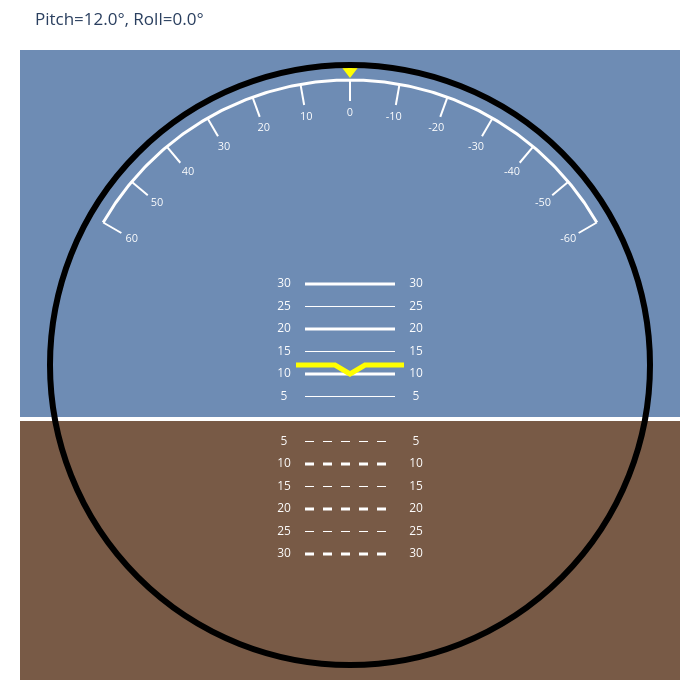

Source (notebook cell):
### Code cell
from north.plots.plot_inclination import inclination_gauge
fig3 = inclination_gauge(pitch, roll)
fig3.show()

### Figure 1 — Plotly figure (JSON) as saved in the notebook; plotly's stock layout.template omitted (floating-point values rounded to 4 significant figures; data arrays with more than 128 entries replaced by an {"elided": "..."} marker saying what was removed)
{"data": [{"fill": "toself", "fillcolor": "rgb(110,140,180)", "line": {"width": 0}, "mode": "lines", "showlegend": false, "x": {"elided": "204 float values"}, "y": {"elided": "204 float values"}, "type": "scatter"}, {"fill": "toself", "fillcolor": "rgb(120,90,70)", "line": {"width": 0}, "mode": "lines", "showlegend": false, "x": {"elided": "204 float values"}, "y": {"elided": "204 float values"}, "type": "scatter"}, {"line": {"color": "white", "width": 4}, "mode": "lines", "showlegend": false, "x": {"elided": "200 float values"}, "y": {"elided": "200 float values"}, "type": "scatter"}, {"line": {"color": "white", "dash": "dash", "width": 3}, "mode": "lines", "showlegend": false, "x": [-0.15, 0.15], "y": [-0.63, -0.63], "type": "scatter"}, {"mode": "text", "showlegend": false, "text": ["30", "30"], "textfont": {"color": "white", "size": 12}, "x": [-0.22, 0.22], "y": [-0.63, -0.63], "type": "scatter"}, {"line": {"color": "white", "dash": "dash", "width": 1}, "mode": "lines", "showlegend": false, "x": [-0.15, 0.15], "y": [-0.555, -0.555], "type": "scatter"}, {"mode": "text", "showlegend": false, "text": ["25", "25"], "textfont": {"color": "white", "size": 12}, "x": [-0.22, 0.22], "y": [-0.555, -0.555], "type": "scatter"}, {"line": {"color": "white", "dash": "dash", "width": 3}, "mode": "lines", "showlegend": false, "x": [-0.15, 0.15], "y": [-0.48, -0.48], "type": "scatter"}, {"mode": "text", "showlegend": false, "text": ["20", "20"], "textfont": {"color": "white", "size": 12}, "x": [-0.22, 0.22], "y": [-0.48, -0.48], "type": "scatter"}, {"line": {"color": "white", "dash": "dash", "width": 1}, "mode": "lines", "showlegend": false, "x": [-0.15, 0.15], "y": [-0.405, -0.405], "type": "scatter"}, {"mode": "text", "showlegend": false, "text": ["15", "15"], "textfont": {"color": "white", "size": 12}, "x": [-0.22, 0.22], "y": [-0.405, -0.405], "type": "scatter"}, {"line": {"color": "white", "dash": "dash", "width": 3}, "mode": "lines", "showlegend": false, "x": [-0.15, 0.15], "y": [-0.33, -0.33], "type": "scatter"}, {"mode": "text", "showlegend": false, "text": ["10", "10"], "textfont": {"color": "white", "size": 12}, "x": [-0.22, 0.22], "y": [-0.33, -0.33], "type": "scatter"}, {"line": {"color": "white", "dash": "dash", "width": 1}, "mode": "lines", "showlegend": false, "x": [-0.15, 0.15], "y": [-0.255, -0.255], "type": "scatter"}, {"mode": "text", "showlegend": false, "text": ["5", "5"], "textfont": {"color": "white", "size": 12}, "x": [-0.22, 0.22], "y": [-0.255, -0.255], "type": "scatter"}, {"line": {"color": "white", "width": 1}, "mode": "lines", "showlegend": false, "x": [-0.15, 0.15], "y": [-0.105, -0.105], "type": "scatter"}, {"mode": "text", "showlegend": false, "text": ["5", "5"], "textfont": {"color": "white", "size": 12}, "x": [-0.22, 0.22], "y": [-0.105, -0.105], "type": "scatter"}, {"line": {"color": "white", "width": 3}, "mode": "lines", "showlegend": false, "x": [-0.15, 0.15], "y": [-0.03, -0.03], "type": "scatter"}, {"mode": "text", "showlegend": false, "text": ["10", "10"], "textfont": {"color": "white", "size": 12}, "x": [-0.22, 0.22], "y": [-0.03, -0.03], "type": "scatter"}, {"line": {"color": "white", "width": 1}, "mode": "lines", "showlegend": false, "x": [-0.15, 0.15], "y": [0.045, 0.045], "type": "scatter"}, {"mode": "text", "showlegend": false, "text": ["15", "15"], "textfont": {"color": "white", "size": 12}, "x": [-0.22, 0.22], "y": [0.045, 0.045], "type": "scatter"}, {"line": {"color": "white", "width": 3}, "mode": "lines", "showlegend": false, "x": [-0.15, 0.15], "y": [0.12, 0.12], "type": "scatter"}, {"mode": "text", "showlegend": false, "text": ["20", "20"], "textfont": {"color": "white", "size": 12}, "x": [-0.22, 0.22], "y": [0.12, 0.12], "type": "scatter"}, {"line": {"color": "white", "width": 1}, "mode": "lines", "showlegend": false, "x": [-0.15, 0.15], "y": [0.195, 0.195], "type": "scatter"}, {"mode": "text", "showlegend": false, "text": ["25", "25"], "textfont": {"color": "white", "size": 12}, "x": [-0.22, 0.22], "y": [0.195, 0.195], "type": "scatter"}, {"line": {"color": "white", "width": 3}, "mode": "lines", "showlegend": false, "x": [-0.15, 0.15], "y": [0.27, 0.27], "type": "scatter"}, {"mode": "text", "showlegend": false, "text": ["30", "30"], "textfont": {"color": "white", "size": 12}, "x": [-0.22, 0.22], "y": [0.27, 0.27], "type": "scatter"}, {"line": {"color": "white", "width": 3}, "mode": "lines", "showlegend": false, "x": {"elided": "200 float values"}, "y": {"elided": "200 float values"}, "type": "scatter"}, {"line": {"color": "white", "width": 2}, "mode": "lines", "showlegend": false, "x": [-0.7621, -0.8227], "y": [0.44, 0.475], "type": "scatter"}, {"line": {"color": "white", "width": 2}, "mode": "lines", "showlegend": false, "x": [-0.6741, -0.7277], "y": [0.5657, 0.6106], "type": "scatter"}, {"line": {"color": "white", "width": 2}, "mode": "lines", "showlegend": false, "x": [-0.5657, -0.6106], "y": [0.6741, 0.7277], "type": "scatter"}, {"line": {"color": "white", "width": 2}, "mode": "lines", "showlegend": false, "x": [-0.44, -0.475], "y": [0.7621, 0.8227], "type": "scatter"}, {"line": {"color": "white", "width": 2}, "mode": "lines", "showlegend": false, "x": [-0.301, -0.3249], "y": [0.8269, 0.8927], "type": "scatter"}, {"line": {"color": "white", "width": 2}, "mode": "lines", "showlegend": false, "x": [-0.1528, -0.165], "y": [0.8666, 0.9356], "type": "scatter"}, {"line": {"color": "white", "width": 2}, "mode": "lines", "showlegend": false, "x": [0.0, 0.0], "y": [0.88, 0.95], "type": "scatter"}, {"line": {"color": "white", "width": 2}, "mode": "lines", "showlegend": false, "x": [0.1528, 0.165], "y": [0.8666, 0.9356], "type": "scatter"}, {"line": {"color": "white", "width": 2}, "mode": "lines", "showlegend": false, "x": [0.301, 0.3249], "y": [0.8269, 0.8927], "type": "scatter"}, {"line": {"color": "white", "width": 2}, "mode": "lines", "showlegend": false, "x": [0.44, 0.475], "y": [0.7621, 0.8227], "type": "scatter"}, {"line": {"color": "white", "width": 2}, "mode": "lines", "showlegend": false, "x": [0.5657, 0.6106], "y": [0.6741, 0.7277], "type": "scatter"}, {"line": {"color": "white", "width": 2}, "mode": "lines", "showlegend": false, "x": [0.6741, 0.7277], "y": [0.5657, 0.6106], "type": "scatter"}, {"line": {"color": "white", "width": 2}, "mode": "lines", "showlegend": false, "x": [0.7621, 0.8227], "y": [0.44, 0.475], "type": "scatter"}, {"mode": "text", "showlegend": false, "text": ["60"], "textfont": {"color": "white", "size": 11}, "x": [-0.7275], "y": [0.42], "type": "scatter"}, {"mode": "text", "showlegend": false, "text": ["50"], "textfont": {"color": "white", "size": 11}, "x": [-0.6435], "y": [0.5399], "type": "scatter"}, {"mode": "text", "showlegend": false, "text": ["40"], "textfont": {"color": "white", "size": 11}, "x": [-0.5399], "y": [0.6435], "type": "scatter"}, {"mode": "text", "showlegend": false, "text": ["30"], "textfont": {"color": "white", "size": 11}, "x": [-0.42], "y": [0.7275], "type": "scatter"}, {"mode": "text", "showlegend": false, "text": ["20"], "textfont": {"color": "white", "size": 11}, "x": [-0.2873], "y": [0.7893], "type": "scatter"}, {"mode": "text", "showlegend": false, "text": ["10"], "textfont": {"color": "white", "size": 11}, "x": [-0.1459], "y": [0.8272], "type": "scatter"}, {"mode": "text", "showlegend": false, "text": ["0"], "textfont": {"color": "white", "size": 11}, "x": [0.0], "y": [0.84], "type": "scatter"}, {"mode": "text", "showlegend": false, "text": ["-10"], "textfont": {"color": "white", "size": 11}, "x": [0.1459], "y": [0.8272], "type": "scatter"}, {"mode": "text", "showlegend": false, "text": ["-20"], "textfont": {"color": "white", "size": 11}, "x": [0.2873], "y": [0.7893], "type": "scatter"}, {"mode": "text", "showlegend": false, "text": ["-30"], "textfont": {"color": "white", "size": 11}, "x": [0.42], "y": [0.7275], "type": "scatter"}, {"mode": "text", "showlegend": false, "text": ["-40"], "textfont": {"color": "white", "size": 11}, "x": [0.5399], "y": [0.6435], "type": "scatter"}, {"mode": "text", "showlegend": false, "text": ["-50"], "textfont": {"color": "white", "size": 11}, "x": [0.6435], "y": [0.5399], "type": "scatter"}, {"mode": "text", "showlegend": false, "text": ["-60"], "textfont": {"color": "white", "size": 11}, "x": [0.7275], "y": [0.42], "type": "scatter"}, {"line": {"color": "yellow", "width": 5}, "mode": "lines", "showlegend": false, "x": [-0.18, -0.05, 0.0, 0.05, 0.18], "y": [0.0, 0.0, -0.03, 0.0, 0.0], "type": "scatter"}, {"marker": {"color": "yellow", "size": 14, "symbol": "triangle-down"}, "mode": "markers", "showlegend": false, "x": [0], "y": [0.98], "type": "scatter"}], "layout": {"shapes": [{"line": {"color": "black", "width": 6}, "type": "circle", "x0": -1.0, "x1": 1.0, "y0": -1.0, "y1": 1.0}], "xaxis": {"range": [-1.05, 1.05], "visible": false}, "yaxis": {"range": [-1.05, 1.05], "visible": false, "scaleanchor": "x"}, "margin": {"l": 20, "r": 20, "t": 50, "b": 20}, "title": {"text": "Pitch=12.0°, Roll=0.0°"}, "plot_bgcolor": "black", "width": 700, "height": 700}}
